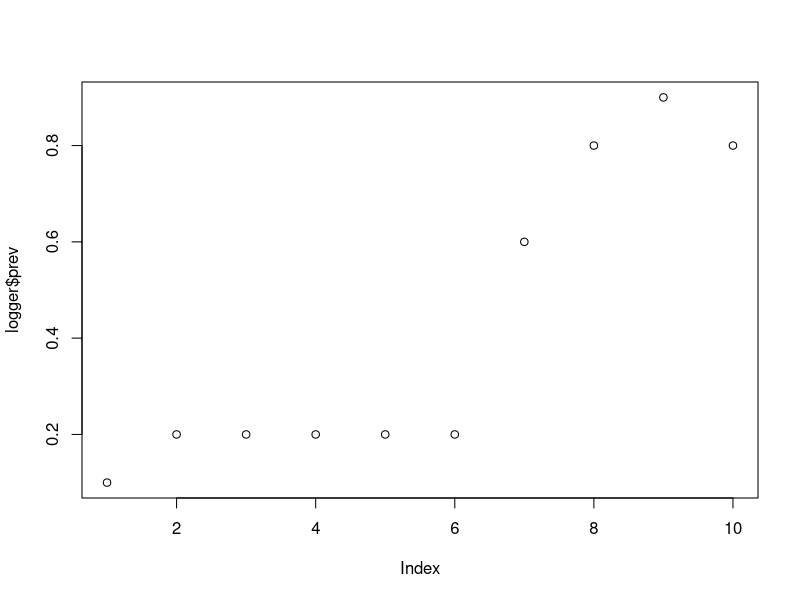

The R source for this figure:
## ---- chunk 1
seed <- set.seed(20260604)
# set timestep size in days
dt <- 1
params <- list(
  # simulation setup
  timestep_size = dt,
  individual_index = 1:10,
  init_compartment = c('I', rep("S", 9)),
  n_time_steps = 10,
  # epi params
  n_contact_events_per_day = 2,
  p_infection_per_contact_event = 0.2,
  p_recovery_per_day = 0.1
)

### for next session: add compartments after infection (recovery and death)

## ---- chunk 2

simulate_contact_pairs <- function(
    individual_index  = params$individual_index,
    n_contact_events_per_day = params$n_contact_events_per_day) {
  
  n_individuals <- length(individual_index) 
  sample_size_contact_events <- n_contact_events_per_day*n_individuals

first_contact <- sample(x = individual_index, size = sample_size_contact_events, replace = TRUE)
second_contact <- sample(x = individual_index, size = sample_size_contact_events, replace = TRUE)

keep <- first_contact != second_contact 

# at the moment this allows for multiple contact events between the same pair in the same timestep
contact_pairs <- data.frame(first_contact = first_contact[keep], second_contact = second_contact[keep])

return(contact_pairs)
}

## ---- chunk 3
# For testing
index <- 3

infection_function <- function(
    index,
    prob_infection,
    contact_pairs,
    compartment
  ){
  state <- compartment[index]
  
  if(state == "I") {
    return("I")
  } else {
  contacts_1 <- contact_pairs$second_contact[contact_pairs$first_contact == index]
  contacts_2 <- contact_pairs$first_contact[contact_pairs$second_contact == index]
  contacts <- c(contacts_1, contacts_2)
    
  contacted <- seq_along(compartment) %in% contacts # exclude multiple contact events between the same pair within the same timestep --- note we intend to look over this decision in the future
    infectious_contacts <- (compartment == "I") & contacted   
    
    possible_infections <- prob_infection*infectious_contacts
    
    outcome <- rbinom(
      n = length(possible_infections),
      size = 1,
      prob = possible_infections
    )
    
    if (max(outcome) ==1) {
      state <- "I"
    }
    
    return(state)
  }
}

# Test
# for (i in 1:10){
#   inf <- infection_function(
#       index = i, 
#       prob_infection = params$p_infection_per_contact_event, 
#       contact_pairs = contact_pairs_over_time[[1]], 
#       compartment = params$init_compartment
#       )
#   print(inf)
# }

## ---- chunk 4
recovery_function <- function(
    index,
    prob_recovery,
    compartment
  ){
  
    state <- compartment[index]
    
    # if they are infected, make them susceptible with some probability
    if (state == "I") {
      # make them susceptible again with some probability
      # recovered <- as.logical(rbinom(1, 1, prob = prob_recovery))
      this_one_is_susceptible <- runif(1, min = 0, max = 1) < prob_recovery
      
      if (this_one_is_susceptible){
        state <- "S"
      }
    }
    
    # return the new infection status
   return(state)

}

# Test 
# for (i in 1:10){
#   st <- recovery_function(
#     index = i,
#     prob_recovery = 0.3,
#     compartment = rep("I",10)
#   )
#   print(st)
# }


## ---- chunk 5
# Time-steps
# Currently takes in single contact_pairs object (should take in a unique one per time step)
individual_df <- data.frame(
  compartment = params$init_compartment
  # to add more columns later 
)

# a logger to record information 
logger <- data.frame (
  prev = c(mean(individual_df$compartment == "I"), rep(NA, params$n_time_steps - 1))
)

contact_pairs_over_time <- list()

for (t in 1:((params$n_time_steps)-1)) {
  
  contact_pairs_over_time[[t]] <- simulate_contact_pairs()
  
  infected_after_infections <- rep(NA, length(params$individual_index))
  infected_after_recoveries <- rep(NA, length(params$individual_index))
  
  current_compartment <- individual_df$compartment

  
  # do infections
  for (i in params$individual_index) {
    
    y <- infection_function(
      index = i, 
      prob_infection = params$p_infection_per_contact_event, 
      contact_pairs = contact_pairs_over_time[[t]], 
      compartment = current_compartment
      )
    
    infected_after_infections[i] <- (y == "I")
  }
  

  
  # do recoveries
  for (i in params$individual_index) {

    # # binomial process ofr probability of recovery
    # p_not_recover_per_day <- 1 - params$p_recovery_per_day
    # n_days <- params$timestep_size
    # p_not_recover_per_timestep <- p_not_recover_per_day ^ n_days
    # p_recovery_per_timestep <- 1 - p_not_recover_per_timestep
    p_recovery_per_timestep <- 1 - (1 - params$p_recovery_per_day) ^ params$timestep_size
    
    # note in a compartmental type model with a rate, applied to a discrete timestep, the probability of changing state over that timestep is: 1 - exp(-rate * dt)

    
    y <- recovery_function(
      index = i, 
      prob_recovery = p_recovery_per_timestep, 
      # this doesn't include the new infections in this time step! That's nice?
      compartment = current_compartment
    )
    
    infected_after_recoveries[i] <- (y == "I")
  }
  
  # Update to be a logical rather than a string
  previously_infected <- (individual_df$compartment == "I")

  newly_infected <- infected_after_infections & !previously_infected
  newly_recovered <- !infected_after_recoveries & previously_infected

  # what do we put in the new infection status? 
  # If previously infected and haven't recovered -> still infected
  # If not previously infected and became infected -> infected
  currently_infected <- (previously_infected & !newly_recovered) |
    (!previously_infected & newly_infected)
  
  individual_df$compartment <- ifelse(currently_infected, "I","S")
 
  logger$prev[t + 1] <-  mean(currently_infected)
  
}


logger
# can print contact pairs for diagnostics
# print(contact_pairs_over_time)

## ---- chunk 6
plot(logger$prev)
